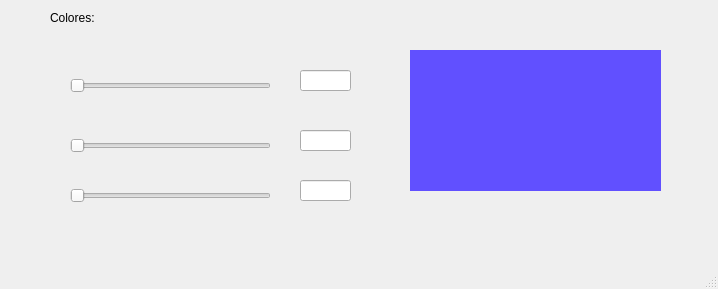
<?xml version="1.0" encoding="UTF-8"?>
<ui version="4.0">
 <class>MainWindow</class>
 <widget class="QMainWindow" name="MainWindow">
  <property name="geometry">
   <rect>
    <x>0</x>
    <y>0</y>
    <width>718</width>
    <height>289</height>
   </rect>
  </property>
  <property name="windowTitle">
   <string>MainWindow</string>
  </property>
  <widget class="QWidget" name="centralwidget">
   <widget class="QLabel" name="label_2">
    <property name="geometry">
     <rect>
      <x>50</x>
      <y>10</y>
      <width>58</width>
      <height>16</height>
     </rect>
    </property>
    <property name="text">
     <string>Colores:</string>
    </property>
   </widget>
   <widget class="QSlider" name="valorR">
    <property name="geometry">
     <rect>
      <x>70</x>
      <y>70</y>
      <width>201</width>
      <height>31</height>
     </rect>
    </property>
    <property name="orientation">
     <enum>Qt::Horizontal</enum>
    </property>
   </widget>
   <widget class="QSlider" name="valorG">
    <property name="geometry">
     <rect>
      <x>70</x>
      <y>130</y>
      <width>201</width>
      <height>31</height>
     </rect>
    </property>
    <property name="orientation">
     <enum>Qt::Horizontal</enum>
    </property>
   </widget>
   <widget class="QSlider" name="valorB">
    <property name="geometry">
     <rect>
      <x>70</x>
      <y>180</y>
      <width>201</width>
      <height>31</height>
     </rect>
    </property>
    <property name="orientation">
     <enum>Qt::Horizontal</enum>
    </property>
   </widget>
   <widget class="QLineEdit" name="txt_R">
    <property name="geometry">
     <rect>
      <x>300</x>
      <y>70</y>
      <width>51</width>
      <height>21</height>
     </rect>
    </property>
   </widget>
   <widget class="QLineEdit" name="txt_G">
    <property name="geometry">
     <rect>
      <x>300</x>
      <y>130</y>
      <width>51</width>
      <height>21</height>
     </rect>
    </property>
   </widget>
   <widget class="QLineEdit" name="txt_B">
    <property name="geometry">
     <rect>
      <x>300</x>
      <y>180</y>
      <width>51</width>
      <height>21</height>
     </rect>
    </property>
   </widget>
   <widget class="QLabel" name="color">
    <property name="geometry">
     <rect>
      <x>410</x>
      <y>50</y>
      <width>251</width>
      <height>141</height>
     </rect>
    </property>
    <property name="styleSheet">
     <string notr="true">background-color: rgb(97, 80, 255);</string>
    </property>
    <property name="text">
     <string>&lt;html&gt;&lt;head/&gt;&lt;body&gt;&lt;p&gt;&lt;br/&gt;&lt;/p&gt;&lt;/body&gt;&lt;/html&gt;</string>
    </property>
   </widget>
  </widget>
  <widget class="QMenuBar" name="menubar">
   <property name="geometry">
    <rect>
     <x>0</x>
     <y>0</y>
     <width>718</width>
     <height>21</height>
    </rect>
   </property>
  </widget>
  <widget class="QStatusBar" name="statusbar"/>
 </widget>
 <resources/>
 <connections/>
</ui>
